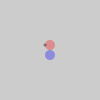
Frame 1 (no input)
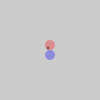
Frame 60 (the mouse pressed at the canvas centre just before this capture)
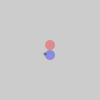
Frame 120 (the mouse held since frame 60 and released just before this capture)

The Processing sketch that drew these frames (run headless with seeded random() and noise(); from frame 60 on, the mouse is pressed at the canvas centre):

// Processing sketch: processing_intro_15
// ── processing_intro_15.pde
/*
 Introducción a Processing.org
 Ejemplo 15: Ejemplo anterior mediante funciones de usuario
*/

int x;
int y;

void setup() {
  smooth();
}

void draw() {
  background(204);
  deuterio(50, 50);
}

// Función de usuario que llama a
// otras dos funciones de usuario.
void deuterio(int posX, int posY) {
  nucleo(posX, posY);
  electron(posX, posY);
}

// Segunda función  de usuario
void nucleo(int posX, int posY) {
  noStroke();
  fill(255, 0, 0, 80);
  ellipse(posX, posY - 5, 10, 10);
  fill(0, 0, 255, 80);
  ellipse(posX, posY + 5, 10, 10);
}

// Tercera función  de usuario
void electron(int posX, int posY) {
  int t = 3;
  int randMin = -3;
  int randMax = 3;
  int mitadRango = 5;

  x += int(random(randMin, randMax));
  y += int(random(randMin, randMax));

  x = constrain(x, posX - mitadRango, posX + mitadRango);
  y = constrain(y, posY - mitadRango, posY + mitadRango);

  fill(0, 0, 0, 100);
  ellipse(x, y, t, t);
}
